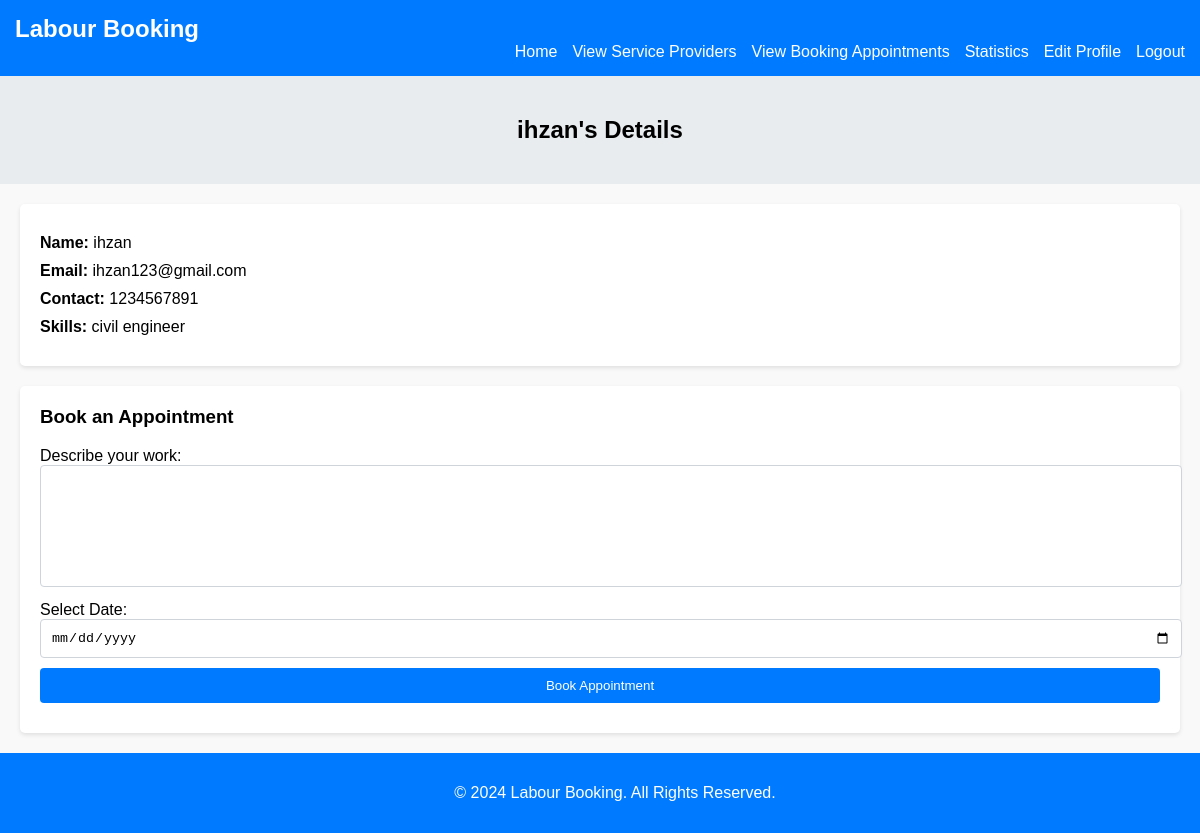
Screenshot of /staff_details.php?id=17 with the database file from the repository.
### tables this page shows
CREATE TABLE `staff` (
  `id` int(20) NOT NULL,
  `Name` varchar(20) NOT NULL,
  `phoneno` varchar(10) NOT NULL,
  `emailid` varchar(20) NOT NULL,
  `username` varchar(20) NOT NULL,
  `password` varchar(20) NOT NULL,
  `category` varchar(20) NOT NULL
);

### staff_details.php (the view, shortened to what this page needs)
<?php
$conn = mysqli_connect("localhost", "root", "", "labour_booking");
$staff_id = $_GET['id'];
$sql = "SELECT * FROM staff WHERE id = $staff_id";
$result = mysqli_query($conn, $sql);
$staff = mysqli_fetch_assoc($result);
?>
<!DOCTYPE html>
<html lang="en">
<head>
    <link rel="stylesheet" href="staffdetail.css">
</head>
<body>
    <nav>
        <div class="sappy">
            <h1>Labour Booking</h1>
            <div class="hi">
                <a href="userhome.php" class="hello">Home</a>
                <a href="view_service_providers.php" class="hello">View Service Providers</a>
                <a href="view_bookings.php" class="hello">View Booking Appointments</a>
                <a href="statistics.php" class="hello">Statistics</a>
                <a href="edit_profile.php" class="hello">Edit Profile</a>
                <a href="logout.php" class="hello">Logout</a>
            </div>
        </div>
    </nav>
    <header class="header">
        <h2><?php echo htmlspecialchars($staff['Name']); ?>'s Details</h2>
    </header>
    <main class="main-content">
        <section class="staff-info">
            <p><strong>Name:</strong> <?php echo htmlspecialchars($staff['Name']); ?></p>
            <p><strong>Email:</strong> <?php echo htmlspecialchars($staff['emailid']); ?></p>
            <p><strong>Contact:</strong> <?php echo htmlspecialchars($staff['phoneno']); ?></p>
            <p><strong>Skills:</strong> <?php echo htmlspecialchars($staff['category']); ?></p>
        </section>
        <section class="appointment-form">
            <h3>Book an Appointment</h3>
            <form action="book_appointment.php" method="POST">
                <label for="work_description">Describe your work:</label>
                <textarea name="work_description" required></textarea>
                <label for="appointment_date">Select Date:</label>
                <input type="date" name="appointment_date" required min="<?php echo date('Y-m-d'); ?>">
                <button type="submit">Book Appointment</button>
            </form>
        </section>
    </main>
    <footer>
        <p>&copy; 2024 Labour Booking. All Rights Reserved.</p>
    </footer>
</body>
</html>

### staffdetail.css (style rules this page uses)
body { font-family: Arial, sans-serif; margin: 0; padding: 0; background-color: #f9f9f9; }
nav { background-color: #007BFF; padding: 15px; }
.sappy h1 { color: white; margin: 0; }
.hi { display: flex; justify-content: flex-end; }
.hello { color: white; text-decoration: none; margin-left: 15px; }
.header { background-color: #e9ecef; padding: 20px; text-align: center; }
.main-content { padding: 20px; }
.staff-info { background-color: #ffffff; border-radius: 5px; box-shadow: 0 2px 4px rgba(0, 0, 0, 0.1); padding: 20px; margin-bottom: 20px; }
.staff-info p { margin: 10px 0; }
.appointment-form { background-color: #ffffff; border-radius: 5px; box-shadow: 0 2px 4px rgba(0, 0, 0, 0.1); padding: 20px; }
.appointment-form h3 { margin-top: 0; }
.appointment-form textarea, .appointment-form input[type="date"], .appointment-form button { width: 100%; margin-bottom: 10px; }
.appointment-form textarea { height: 100px; padding: 10px; border: 1px solid #ced4da; border-radius: 4px; resize: none; }
.appointment-form input[type="date"] { padding: 10px; border: 1px solid #ced4da; border-radius: 4px; }
.appointment-form button { background-color: #007BFF; color: white; border: none; padding: 10px; border-radius: 4px; cursor: pointer; }
footer { text-align: center; padding: 15px; background-color: #007BFF; color: white; position: relative; bottom: 0; width: 100%; }

### rows the page displays
staff: Name "ihzan", emailid "ihzan123@gmail.com", phoneno "1234567891", category "civil engineer"
